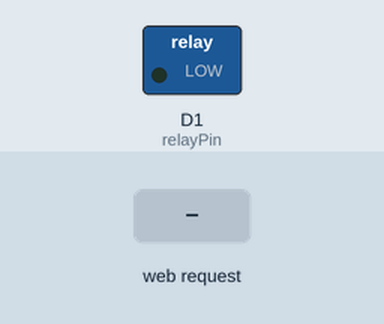
Bench run of a sketch on a simulated ESP8266 (NodeMCU). Shown: switched loads named in the sketch (green lamp = pin HIGH). Inputs (shaded band) come from the test bench. WiFi joins after 1.5 s; servers stay silent unless stated; what the sketch prints to the serial monitor is not drawn.

Above: at 3.2 s.
3.3 s: HTTP request GET /relay/on received
At 4.3 s:
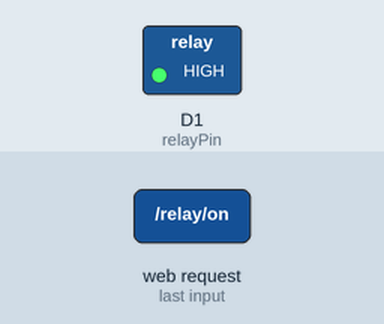
4.8 s: HTTP request GET /relay/off received
At 5.5 s:
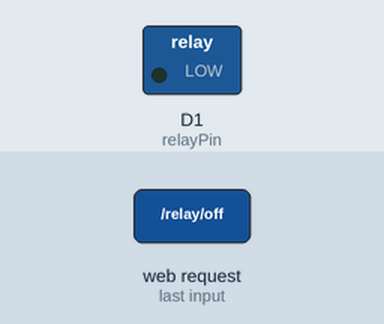
Timing chart, 0 to 7.8 s (numbered marks = the images above; inputs shaded):
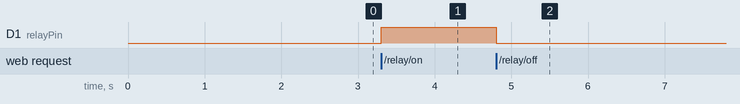

Measured:
- after the input at 3.3 s, D1 (relayPin): LOW → HIGH at once
- after the input at 4.8 s, D1 (relayPin): HIGH → LOW at once

The sketch:

localserver.ino
```cpp
#include <ESP8266WiFi.h>
#include <ESP8266WebServer.h>

const char* ssid = "Terrace";        // Replace with your WiFi SSID
const char* password = "dalipluthra"; // Replace with your WiFi password

// Pin connected to the relay
const int relayPin = D1; // Change this to your chosen GPIO pin

ESP8266WebServer server(80);  // Create a web server on port 80

void setup() {
  Serial.begin(115200);

  // Set up relay pin as output
  pinMode(relayPin, OUTPUT);
  digitalWrite(relayPin, LOW); // Start with the relay off

  // Connect to WiFi
  WiFi.begin(ssid, password);
  Serial.print("Connecting to WiFi");
  while (WiFi.status() != WL_CONNECTED) {
    delay(1000);
    Serial.print(".");
  }
  Serial.println("\nConnected to WiFi");
  Serial.println(WiFi.localIP()); // Print the IP address of the ESP8266

  // Define routes
  server.on("/relay/on", []() {
    digitalWrite(relayPin, HIGH);  // Turn relay ON
    server.send(200, "text/plain", "Relay is ON");
  });

  server.on("/relay/off", []() {
    digitalWrite(relayPin, LOW);  // Turn relay OFF
    server.send(200, "text/plain", "Relay is OFF");
  });

  server.begin(); // Start the server
  Serial.println("Server started");
}

void loop() {
  server.handleClient(); // Handle incoming client requests
}
```
